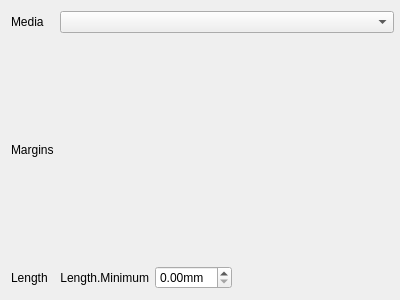
<?xml version="1.0" encoding="UTF-8"?>
<ui version="4.0">
 <class>SettingsWidget</class>
 <widget class="QWidget" name="SettingsWidget">
  <property name="geometry">
   <rect>
    <x>0</x>
    <y>0</y>
    <width>400</width>
    <height>300</height>
   </rect>
  </property>
  <property name="windowTitle">
   <string>Form</string>
  </property>
  <layout class="QGridLayout" name="gridLayout">
   <property name="rightMargin">
    <number>6</number>
   </property>
   <property name="verticalSpacing">
    <number>0</number>
   </property>
   <item row="3" column="3">
    <spacer name="horizontalSpacer_2">
     <property name="orientation">
      <enum>Qt::Orientation::Horizontal</enum>
     </property>
     <property name="sizeHint" stdset="0">
      <size>
       <width>40</width>
       <height>20</height>
      </size>
     </property>
    </spacer>
   </item>
   <item row="3" column="0">
    <widget class="QLabel" name="label_Length">
     <property name="text">
      <string>Length</string>
     </property>
    </widget>
   </item>
   <item row="3" column="1">
    <widget class="QLabel" name="label_LengthMinimum">
     <property name="text">
      <string>Length.Minimum</string>
     </property>
     <property name="alignment">
      <set>Qt::AlignmentFlag::AlignRight|Qt::AlignmentFlag::AlignTrailing|Qt::AlignmentFlag::AlignVCenter</set>
     </property>
    </widget>
   </item>
   <item row="0" column="0">
    <widget class="QLabel" name="label_Media">
     <property name="text">
      <string>Media</string>
     </property>
    </widget>
   </item>
   <item row="0" column="1" colspan="3">
    <widget class="QComboBox" name="comboBox_PrinterMedia"/>
   </item>
   <item row="1" column="0">
    <widget class="QLabel" name="label_Margins">
     <property name="text">
      <string>Margins</string>
     </property>
    </widget>
   </item>
   <item row="3" column="2">
    <widget class="QDoubleSpinBox" name="doubleSpinBox_LengthMin">
     <property name="suffix">
      <string>mm</string>
     </property>
    </widget>
   </item>
   <item row="1" column="1" colspan="3">
    <widget class="MarginsWidget" name="marginsWidget" native="true"/>
   </item>
  </layout>
 </widget>
 <customwidgets>
  <customwidget>
   <class>MarginsWidget</class>
   <extends>QWidget</extends>
   <header>Common/Gui/Widgets/MarginsWidget.h</header>
   <container>1</container>
  </customwidget>
 </customwidgets>
 <resources/>
 <connections/>
</ui>
